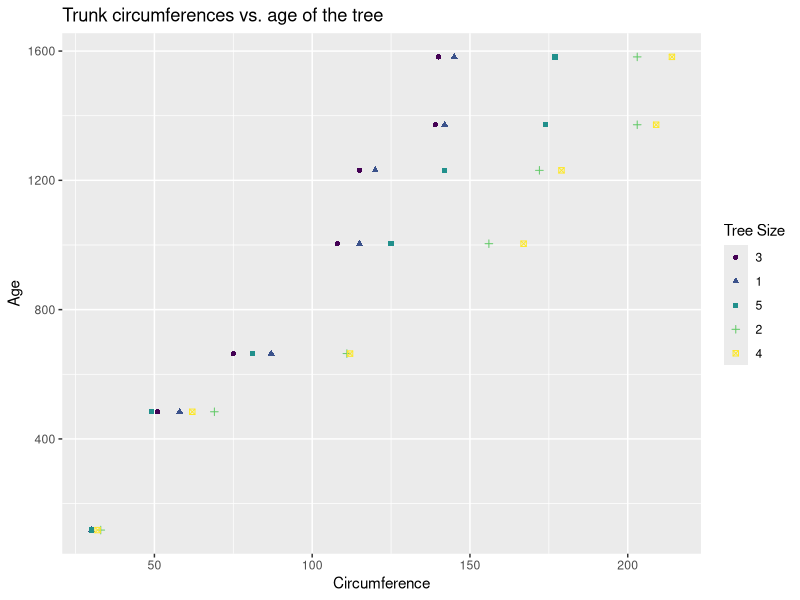

Source code (R): (Note: this script raises an error after producing the figure.)
installLibrariesOnDemand <- function (packages)
{
  cat("Installing required libraries on demand:", packages , "\n")
  new.packages <- packages[!(packages %in% installed.packages()[,"Package"])]
  if(length(new.packages)) install.packages(new.packages)
  cat("Missing libraries installation is complete.", "\n")
}
installLibrariesOnDemand(c("ggplot2"))
library(ggplot2)

data("Orange")

#Calculate the mean and the median of the trunk circumferences for different size of the trees. (Tree)
cat("mean:", "\n")
means <-tapply(Orange$circumference, Orange$Tree, FUN=mean)
print(means)

cat("median:", "\n")
medians<- tapply(Orange$circumference, Orange$Tree, FUN=median)
print(medians)

#	Make a scatter plot of the trunk circumferences against the age of the tree. Use different plotting symbols for different size of trees. (Tree)

scatterPlot <- ggplot(Orange,aes(Orange$circumference, Orange$age, color= Orange$Tree, shape= Orange$Tree)) + 
  geom_point() + labs(x = "Circumference") + labs(y = "Age") + labs(shape = "Tree Size")  + labs(color = "Tree Size") +
 labs(title = "Trunk circumferences vs. age of the tree")
print(scatterPlot)

#Display the trunk circumferences on a comparative boxplot against tree. Be sure you order the boxplots in the increasing order of maximum diameter.
Orange$Tree <- factor(Orange$Tree, levels = as.integer(Orange$Tree[order(Orange$Tree)]))
box <- ggplot(Orange, aes(x = Orange$Tree, y = Orange$circumference)) + geom_boxplot() + labs(y = "Circumference") + labs(x = "Tree Size")
print(box)

